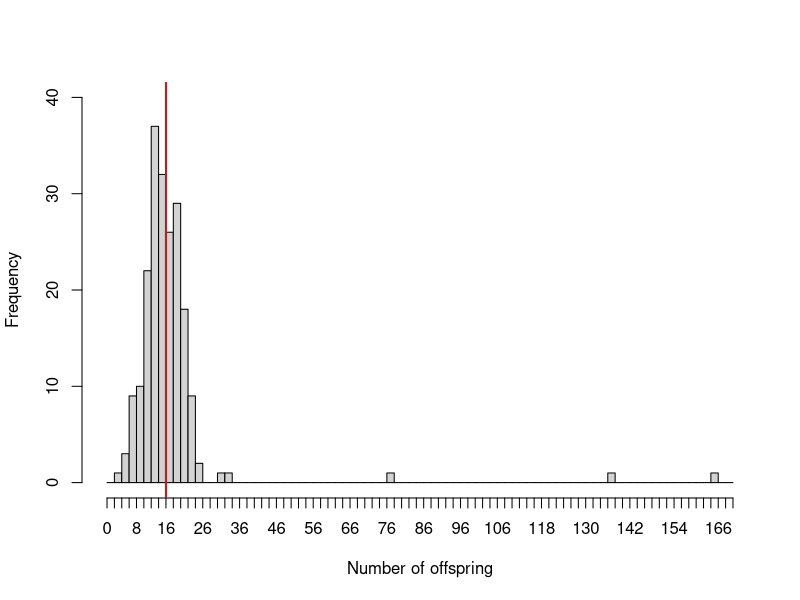
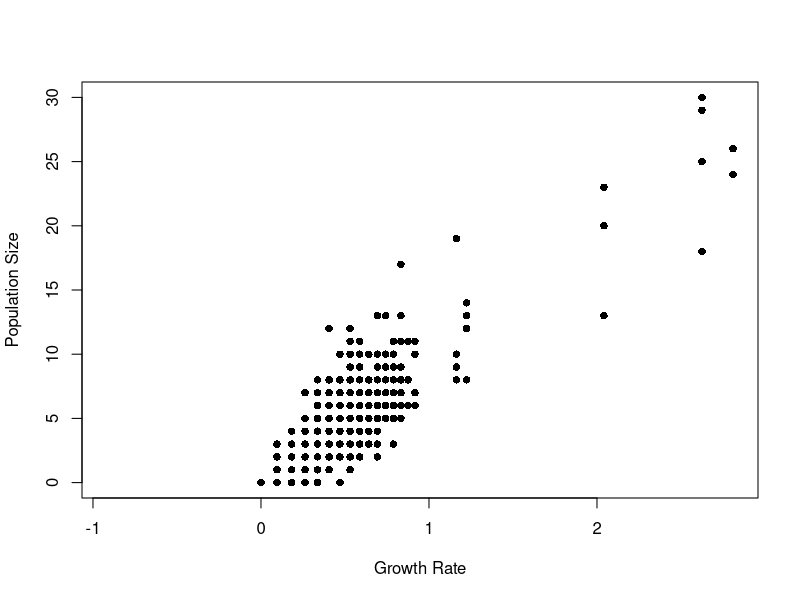

Write R code to recreate these figures, in order. (Note: this script raises an error after producing the figures.)
## ---- chunk 1

install.packages('igraph')
install.packages('plyr')
install.packages('dplyr')

# data manipulation libraries
library(igraph)
library(plyr)
library(dplyr)

## ---- chunk 2
dat <- read.csv("eggVar_data.csv")

dat2 <- dat[,"numAdults"]
dat2 <- na.omit(dat2)

dat3 <- dat2[which(dat2 > 0)]

pdf("beetleDistribution.pdf", width = 10, height = 6)
eggHist <- hist(x = dat3, xlab = "Number of offspring", main = "", 
     ylim = c(0,40), xlim = c(0,170), breaks = seq(0, 170, 2), xaxt = "n")
axis(side = 1, at = eggHist$breaks, labels = eggHist$breaks)
abline(v = 16, col = "firebrick", lwd = 2)
dev.off()
## ---- chunk 3
# use dat2 from above

#' Estimate growth rate from a distribution
#' @param offDist the distribution of offspring
#' @param sampNum the number of individuals 
#' @param popInitial the starting pop size
#' @param alp the carrying capacity
#' @return a list where one element is a vector of growth rates and the other is a vector of population sizes

getGrowth <- function(offDist, sampNum, popInitial, alp = 0.002){
  growthDist <- c()
  popSize <- c()
  tmpOff <- sample(offDist, size = sampNum, replace = TRUE, prob = NULL)
  for (i in 1:sampNum) {
    growthDist[i] <- log(tmpOff[i]/popInitial)
  }
  for (j in 1:sampNum) {
    births <- rpois(1, growthDist[j]*popInitial)
    survivors <- rbinom(1, births, exp(-1*((alp*popInitial))))
    popSize[j] <- survivors
  }

  return(list(growthDist, popSize))
}

growthRates1 <- getGrowth(dat2, 1000, 1)
growthRates10 <- getGrowth(offDist = dat2, sampNum = 1000, popInitial = 10)
growthRates100 <- getGrowth(dat2, 1000, 100)

makePlot <- function(x){
  myPlot <- plot(x = x[[1]], y = x[[2]], pch = 16, xlab = "Growth Rate", ylab = "Population Size")
  return(myPlot)
}


pdf("popSize_growth.pdf", width = 6, height = 6)
thePlot <- makePlot(growthRates10)
dev.off()


pdf("growthRate_histogram.pdf", width = 6, height = 6)
hist(x = growthRates100, xlab = "Growth rate of individuals", main = "",
     breaks = 30)
dev.off()

## ---- chunk 4
 
#' Plot a linear fit within the bounds of the data, and insert fit stats into plot
#'
#' @param y a vector 
#' @param x a vector
#' @param	forceIntercept (default = NULL) what is the intercept value to use (useful 
#'   for relationships that need to be forced through origin
#' @param legPos position of the legend (which is the slope and p-value; default=NULL)
#'   other values are "topleft", "bottomleft", "topright", "bottomright".
#' @param justMod if TRUE, no segment is drawn, but the model object is returned
#' @param textCol color of line and text.
#' @param ... other graphical parameters taht will be handed to the lines function 
#'
#' @return nothing 
#'
#' @importFrom grDevices adjustcolor colorRampPalette
#' @importFrom graphics lines text
#' @importFrom stats cor lm na.omit predict
#'
#' @export

plotSegments <- function(y,x, 
	forceIntercept=NULL, legPos=NULL,
  justMod = FALSE, textCol=1, ...){
	if(is.null(forceIntercept)){
	  m <- lm(y~x)
	}else{
	  m <- lm(y ~ 0 + x)
    preds <- predict(m, 
      newdata=data.frame(x=c(min(x, na.rm=TRUE), max(x, na.rm=TRUE))))
    lines(y=preds, x=c(min(x, na.rm=TRUE), max(x, na.rm=TRUE)), 
      col=textCol, ...)
		return(m)
	}
  if(justMod){
    return(m)
  }else{
    lty <- ifelse(summary(m)[[4]][2,4] < 0.05, 1, 5)
    preds <- predict(m, 
      newdata=data.frame(x=c(min(x, na.rm=TRUE), max(x, na.rm=TRUE))))
    lines(y=preds, x=c(min(x, na.rm=TRUE), max(x, na.rm=TRUE)), 
      lty=lty, col=textCol, ...)
    b <- format(summary(m)$coefficients[2],digits=2)
    pee <- format(summary(m)$coefficients[8],digits=4)
    if(pee < 0.0001){
      p <- '< 0.0001'
    }else{
      p <- paste('= ', pee, sep='')
    }
    if(!is.null(legPos)){
      legend(legPos, xpd=TRUE, legend=bquote(beta==.(b)~';'~'p'~.(p)), 
        col=textCol, bty='n')
    }
  }
}


## ---- chunk 5

#' make hexbinplot
#' 
#' @param x one of the variables to plot
#' @param y the other one!
#' @param colz colors!
#' @param nbin number of bins to group the data
#' @param ... other arguments handed to plot
#'
#' @return a hexbin plot

getHex <- function(x,y, colz=NULL, nbin=100,...){
  require(dplyr)
  require(hexbin)
  if(is.null(colz)){
    colz <- viridis::viridis
  }
  hex <- hexbin(x, y, xbins=nbin, ...)
  # divide counts by 2 since you previously doubled the pairwise comparisons
  hex@count <- hex@count / 2 
  plot(hex, colramp = colz)
  hex
}


## ---- chunk 6

y <- rnorm(1000)
x <- rnorm(1000)
x2 <- x * y * runif(1000)


mod <- glm(y ~ x + x2)

summary(mod)

## ---- chunk 7

plot(y, x)
plotSegments(y,x, 
  legPos='bottomright', textCol='dodgerblue'
)

## ---- chunk 8

sessionInfo()

